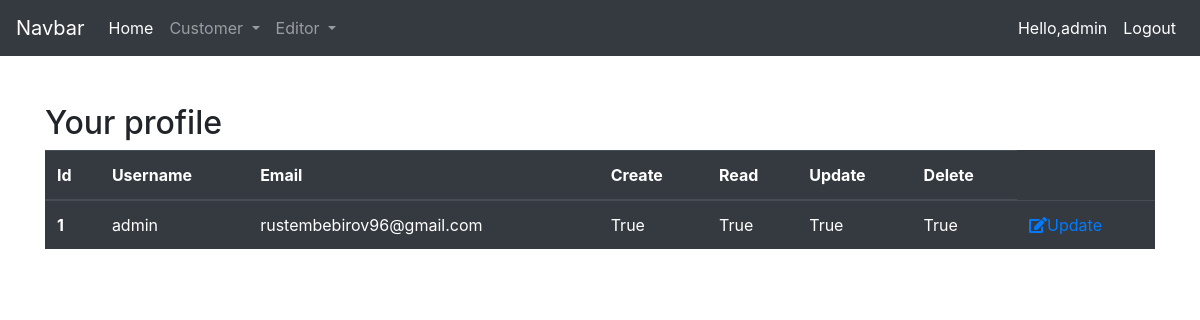
Page / (signed in) on the earlier database version.
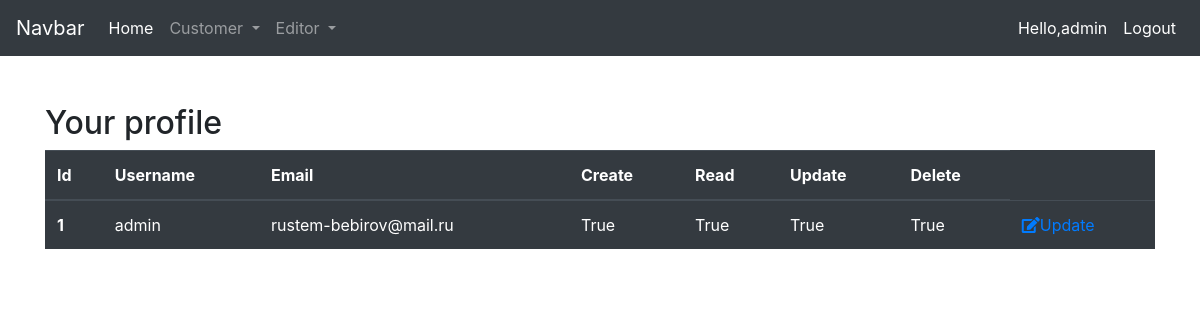
Same page on the later database version.
### accounts/models.py (models this page shows, shortened)
class User(AbstractUser):
    email = models.EmailField('Email',unique=True)
    image = models.ImageField("Image 40x40 ",upload_to='profile_images',null=True)
    username = models.CharField('Username', max_length=50,unique=True)
    create = models.BooleanField(default=True)
    read = models.BooleanField(default=True)
    update = models.BooleanField(default=True)
    delete = models.BooleanField(default=True)
    USERNAME_FIELD= 'username'
    REQUIRED_FIELDS = ['email']

### accounts/views.py (the view)
# urls.py: path('',views.home, name='home'),
@login_required(login_url='accounts:login')
def home(request):
    return render(request, 'accounts/dashboard.html')

### accounts/templates/accounts/dashboard.html
{% extends 'accounts/base.html' %}
{% load static %}
{% block content %}
<div class="container mt-5">
    <div class="row">
        <div class="col-sm-12">
            {% if request.user.is_superuser %}
            <h2>Your profile</h2>
            <table class="table table-dark">
                <thead>
                  <tr>
                    <th scope="col">Id</th>
                    <th scope="col">Username</th>
                    <th scope="col">Email</th>
                    <th scope="col">Create</th>
                    <th scope="col">Read</th>
                    <th scope="col">Update</th>
                    <th scope="col">Delete</th>
                  </tr>
                </thead>
                <tbody>
                  <tr>
                    <th scope="row">{{request.user.id}}</th>
                    <td>{{request.user.username}}</td>
                    <td>{{request.user.email}}</td>
                    <td>{{request.user.create}}</td>
                    <td>{{request.user.read}}</td>
                    <td>{{request.user.update}}</td>
                    <td>{{request.user.delete}}</td>
                    <td><a href="{% url 'accounts:admin-update' request.user.pk %}"><i class="fas fa-edit"></i>Update</a></td>
                  </tr>
                </tbody>
              </table>
              {% endif %}
        </div>
    </div>
</div>
{% endblock %}

### accounts/templates/accounts/includes/navbar.html (shortened to what this page needs)
<nav class="navbar navbar-expand-lg navbar-dark bg-dark">
    <a class="navbar-brand" href="{% url 'accounts:home' %}">Navbar</a>
    <div class="collapse navbar-collapse" id="navbarSupportedContent">
      <ul class="navbar-nav mr-auto">
        <li class="nav-item active">
          <a class="nav-link" href="{% url 'accounts:home' %}">Home <span class="sr-only">(current)</span></a>
        </li>
        <li class="nav-item dropdown">
          <a class="nav-link dropdown-toggle" href="" id="navbarDropdown" role="button" data-toggle="dropdown" aria-haspopup="true" aria-expanded="false">
            Customer
          </a>
        </li>
        {% if request.user.is_superuser %}
        <li class="nav-item dropdown">
          <a class="nav-link dropdown-toggle" href="" id="navbarDropdown" role="button" data-toggle="dropdown" aria-haspopup="true" aria-expanded="false">
            Editor
          </a>
        </li>
        {% endif %}
      </ul>
      <ul class="navbar-nav ml-auto">
        {% if user.is_authenticated %}
        <li class="nav-item active">
          <a class="nav-link" href=""> Hello,{{user.username}}</a>
        </li>
        <li class="nav-item active">
          <a class="nav-link" href="{% url 'accounts:logout' %}">Logout</a>
        </li>
        {% else %}
        <li class="nav-item active">
          <a class="nav-link" href="{% url 'accounts:login' %}">Login</a>
        </li>
        {% endif %}
      </ul>
    </div>
  </nav>

Differences in the rows shown:
changed User "admin": user.email "rustembebirov96@gmail.com" → "rustem-bebirov@mail.ru"
